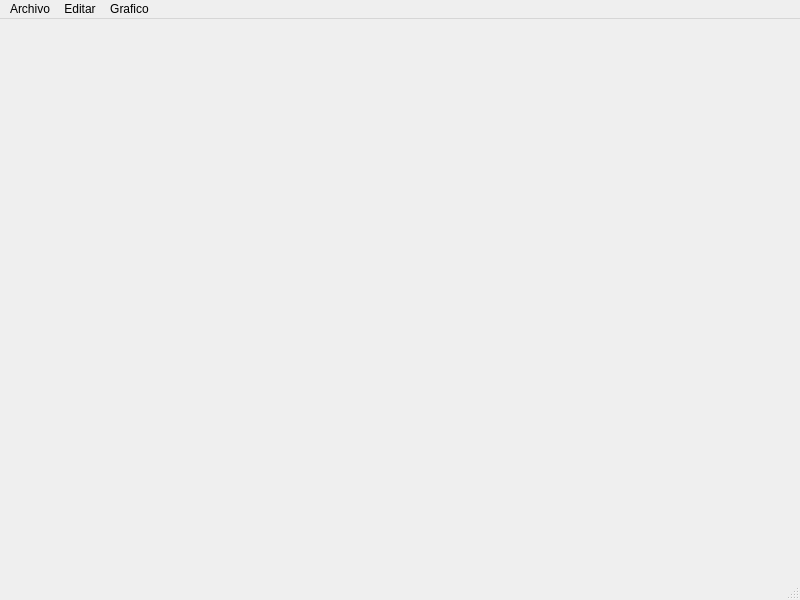
<?xml version="1.0" encoding="UTF-8"?>
<ui version="4.0">
 <class>MainWindow</class>
 <widget class="QMainWindow" name="MainWindow">
  <property name="geometry">
   <rect>
    <x>0</x>
    <y>0</y>
    <width>800</width>
    <height>600</height>
   </rect>
  </property>
  <property name="windowTitle">
   <string>MainWindow</string>
  </property>
  <widget class="QWidget" name="centralwidget"/>
  <widget class="QMenuBar" name="menubar">
   <property name="geometry">
    <rect>
     <x>0</x>
     <y>0</y>
     <width>800</width>
     <height>25</height>
    </rect>
   </property>
   <widget class="QMenu" name="menuArchivo">
    <property name="title">
     <string>Archivo</string>
    </property>
    <addaction name="actionGuardar"/>
    <addaction name="actionAbrir"/>
   </widget>
   <widget class="QMenu" name="menuEditar">
    <property name="title">
     <string>Editar</string>
    </property>
    <addaction name="actionLimpiar"/>
    <addaction name="actionGrosor"/>
    <addaction name="actionColor"/>
    <addaction name="actionBorrador"/>
   </widget>
   <widget class="QMenu" name="menuGrafico">
    <property name="title">
     <string>Grafico</string>
    </property>
    <addaction name="actionLibre"/>
    <addaction name="actionLinea"/>
    <addaction name="actionCuadrado"/>
    <addaction name="actionCirculo"/>
    <addaction name="actionElipse"/>
   </widget>
   <addaction name="menuArchivo"/>
   <addaction name="menuEditar"/>
   <addaction name="menuGrafico"/>
  </widget>
  <widget class="QStatusBar" name="statusbar"/>
  <action name="actionGuardar">
   <property name="text">
    <string>Guardar</string>
   </property>
  </action>
  <action name="actionAbrir">
   <property name="text">
    <string>Abrir</string>
   </property>
  </action>
  <action name="actionLimpiar">
   <property name="text">
    <string>Limpiar</string>
   </property>
  </action>
  <action name="actionGrosor">
   <property name="text">
    <string>Grosor</string>
   </property>
  </action>
  <action name="actionColor">
   <property name="text">
    <string>Color</string>
   </property>
  </action>
  <action name="actionLibre">
   <property name="text">
    <string>Libre</string>
   </property>
  </action>
  <action name="actionCuadrado">
   <property name="text">
    <string>Cuadrado</string>
   </property>
  </action>
  <action name="actionLinea">
   <property name="text">
    <string>Linea</string>
   </property>
  </action>
  <action name="actionBorrador">
   <property name="text">
    <string>Borrador</string>
   </property>
  </action>
  <action name="actionCirculo">
   <property name="text">
    <string>Circulo</string>
   </property>
  </action>
  <action name="actionElipse">
   <property name="text">
    <string>Elipse</string>
   </property>
  </action>
 </widget>
 <resources/>
 <connections/>
</ui>
